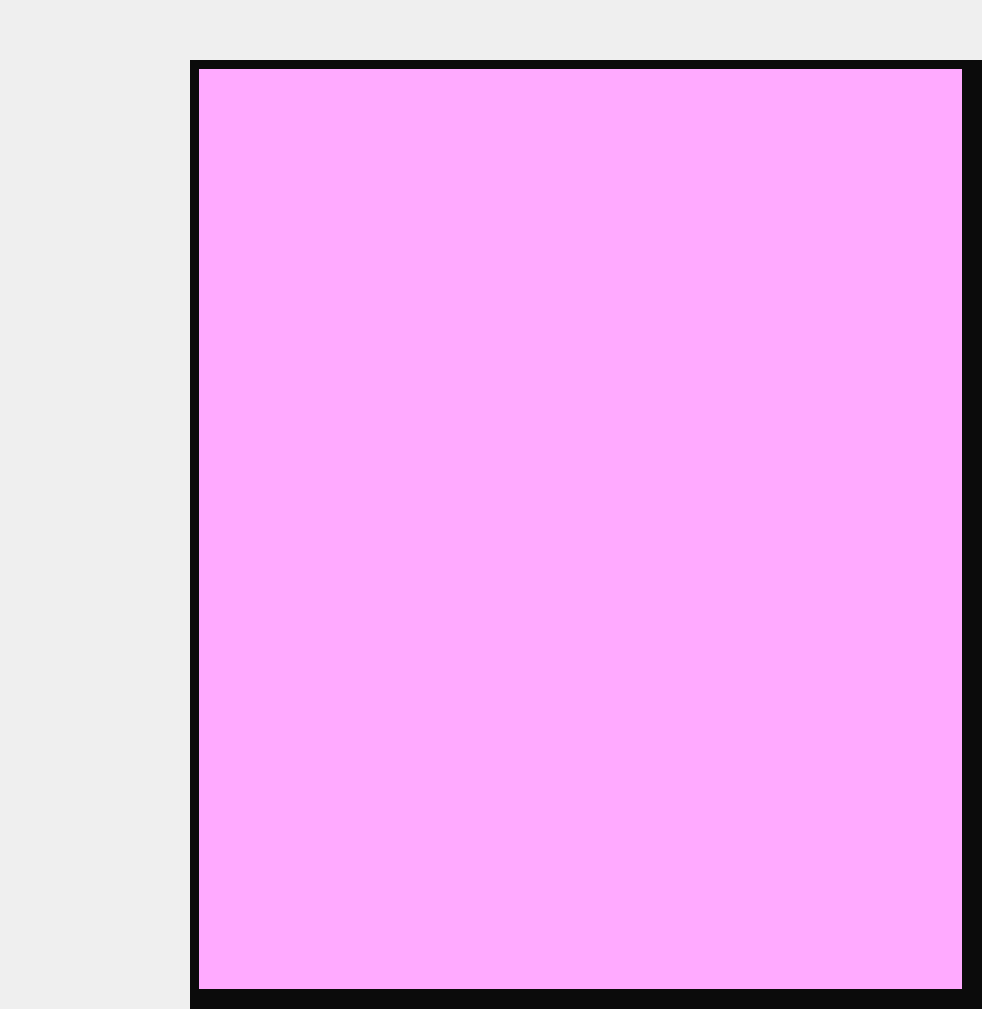
<?xml version="1.0" encoding="UTF-8"?>
<ui version="4.0">
 <class>Form</class>
 <widget class="QWidget" name="Form">
  <property name="geometry">
   <rect>
    <x>0</x>
    <y>0</y>
    <width>982</width>
    <height>1009</height>
   </rect>
  </property>
  <property name="windowTitle">
   <string>Form</string>
  </property>
  <layout class="QVBoxLayout" name="verticalLayout">
   <property name="spacing">
    <number>0</number>
   </property>
   <property name="leftMargin">
    <number>0</number>
   </property>
   <property name="topMargin">
    <number>0</number>
   </property>
   <property name="rightMargin">
    <number>0</number>
   </property>
   <property name="bottomMargin">
    <number>0</number>
   </property>
   <item>
    <layout class="QHBoxLayout" name="main_1_horizontalLayout">
     <item>
      <spacer name="verticalSpacer">
       <property name="orientation">
        <enum>Qt::Vertical</enum>
       </property>
       <property name="sizeType">
        <enum>QSizePolicy::Minimum</enum>
       </property>
       <property name="sizeHint" stdset="0">
        <size>
         <width>20</width>
         <height>60</height>
        </size>
       </property>
      </spacer>
     </item>
    </layout>
   </item>
   <item>
    <layout class="QHBoxLayout" name="main_2_horizontalLayout">
     <property name="spacing">
      <number>0</number>
     </property>
     <item>
      <spacer name="horizontalSpacer_4">
       <property name="orientation">
        <enum>Qt::Horizontal</enum>
       </property>
       <property name="sizeType">
        <enum>QSizePolicy::Minimum</enum>
       </property>
       <property name="sizeHint" stdset="0">
        <size>
         <width>190</width>
         <height>50</height>
        </size>
       </property>
      </spacer>
     </item>
     <item>
      <widget class="QWidget" name="left_widget" native="true">
       <property name="styleSheet">
        <string notr="true">background-color: rgb(36, 36, 36);</string>
       </property>
       <layout class="QVBoxLayout" name="verticalLayout_3">
        <property name="leftMargin">
         <number>0</number>
        </property>
        <property name="topMargin">
         <number>0</number>
        </property>
        <property name="rightMargin">
         <number>0</number>
        </property>
        <property name="bottomMargin">
         <number>0</number>
        </property>
       </layout>
      </widget>
     </item>
     <item>
      <widget class="QWidget" name="main_widget" native="true">
       <property name="styleSheet">
        <string notr="true">background-color:  rgb(11,11,11);</string>
       </property>
       <layout class="QGridLayout" name="main_grid_Layout">
        <property name="leftMargin">
         <number>9</number>
        </property>
        <property name="topMargin">
         <number>9</number>
        </property>
        <property name="rightMargin">
         <number>9</number>
        </property>
        <property name="bottomMargin">
         <number>9</number>
        </property>
        <item row="0" column="0">
         <spacer name="verticalSpacer_4">
          <property name="orientation">
           <enum>Qt::Vertical</enum>
          </property>
          <property name="sizeType">
           <enum>QSizePolicy::Maximum</enum>
          </property>
          <property name="sizeHint" stdset="0">
           <size>
            <width>20</width>
            <height>0</height>
           </size>
          </property>
         </spacer>
        </item>
        <item row="1" column="0">
         <layout class="QGridLayout" name="gridLayout_4">
          <item row="1" column="0">
           <spacer name="horizontalSpacer_5">
            <property name="orientation">
             <enum>Qt::Horizontal</enum>
            </property>
            <property name="sizeHint" stdset="0">
             <size>
              <width>40</width>
              <height>5</height>
             </size>
            </property>
           </spacer>
          </item>
          <item row="0" column="2">
           <spacer name="verticalSpacer_2">
            <property name="orientation">
             <enum>Qt::Vertical</enum>
            </property>
            <property name="sizeHint" stdset="0">
             <size>
              <width>5</width>
              <height>40</height>
             </size>
            </property>
           </spacer>
          </item>
          <item row="1" column="2">
           <widget class="QWidget" name="mange_widget" native="true">
            <property name="styleSheet">
             <string notr="true">background-color: rgb(11,11,11);</string>
            </property>
           </widget>
          </item>
          <item row="0" column="0">
           <widget class="QWidget" name="main_widget_2" native="true">
            <property name="styleSheet">
             <string notr="true">
background-color: rgb(11,11,11);</string>
            </property>
            <layout class="QHBoxLayout" name="horizontalLayout">
             <property name="spacing">
              <number>0</number>
             </property>
             <property name="leftMargin">
              <number>0</number>
             </property>
             <property name="topMargin">
              <number>0</number>
             </property>
             <property name="rightMargin">
              <number>0</number>
             </property>
             <property name="bottomMargin">
              <number>0</number>
             </property>
             <item>
              <widget class="QWidget" name="widget" native="true">
               <property name="styleSheet">
                <string notr="true">
background-color: rgb(255, 170, 255);</string>
               </property>
              </widget>
             </item>
            </layout>
           </widget>
          </item>
         </layout>
        </item>
       </layout>
      </widget>
     </item>
    </layout>
   </item>
  </layout>
 </widget>
 <resources/>
 <connections/>
</ui>
